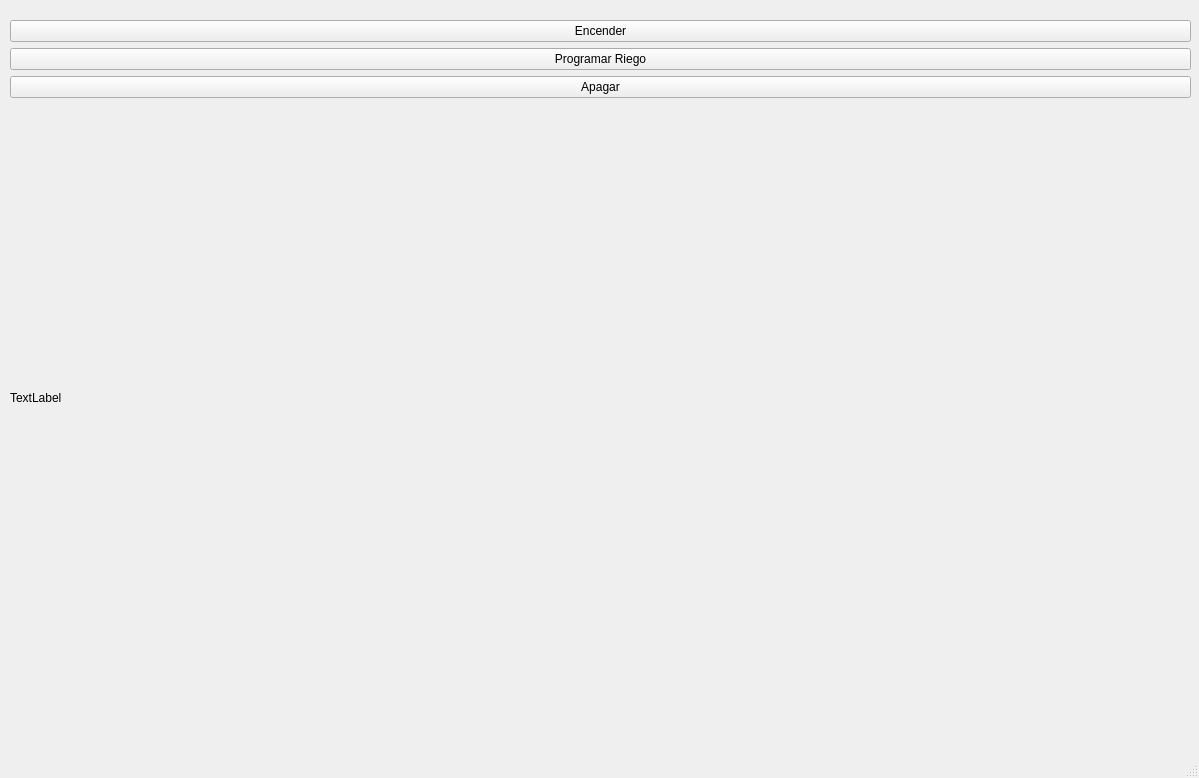
<?xml version="1.0" encoding="UTF-8"?>
<ui version="4.0">
 <class>MainWindow</class>
 <widget class="QMainWindow" name="MainWindow">
  <property name="geometry">
   <rect>
    <x>0</x>
    <y>0</y>
    <width>1199</width>
    <height>778</height>
   </rect>
  </property>
  <property name="windowTitle">
   <string>MainWindow</string>
  </property>
  <widget class="QWidget" name="centralwidget">
   <widget class="QWidget" name="widget" native="true">
    <property name="geometry">
     <rect>
      <x>100</x>
      <y>140</y>
      <width>120</width>
      <height>80</height>
     </rect>
    </property>
   </widget>
   <widget class="QWidget" name="gridLayoutWidget">
    <property name="geometry">
     <rect>
      <x>10</x>
      <y>20</y>
      <width>1181</width>
      <height>671</height>
     </rect>
    </property>
    <layout class="QGridLayout" name="gridLayout">
     <item row="5" column="1">
      <widget class="QLabel" name="labelImage">
       <property name="text">
        <string>TextLabel</string>
       </property>
      </widget>
     </item>
     <item row="2" column="1">
      <widget class="QPushButton" name="pushButton_3">
       <property name="text">
        <string>Programar Riego</string>
       </property>
      </widget>
     </item>
     <item row="4" column="1">
      <widget class="QPushButton" name="pushButton_2">
       <property name="text">
        <string>Apagar</string>
       </property>
      </widget>
     </item>
     <item row="1" column="1">
      <widget class="QPushButton" name="pushButton">
       <property name="text">
        <string>Encender</string>
       </property>
      </widget>
     </item>
    </layout>
   </widget>
  </widget>
  <widget class="QMenuBar" name="menubar">
   <property name="geometry">
    <rect>
     <x>0</x>
     <y>0</y>
     <width>1199</width>
     <height>22</height>
    </rect>
   </property>
  </widget>
  <widget class="QStatusBar" name="statusbar"/>
 </widget>
 <resources/>
 <connections/>
</ui>
